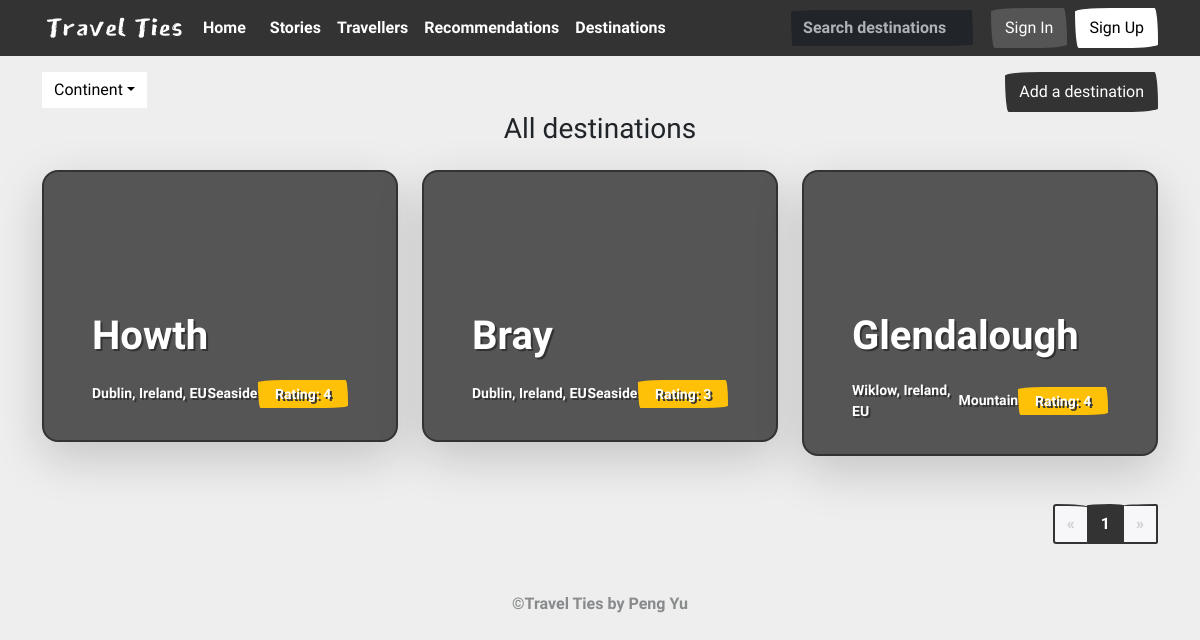
/destinations_all/, run on an earlier commit of the app's database.
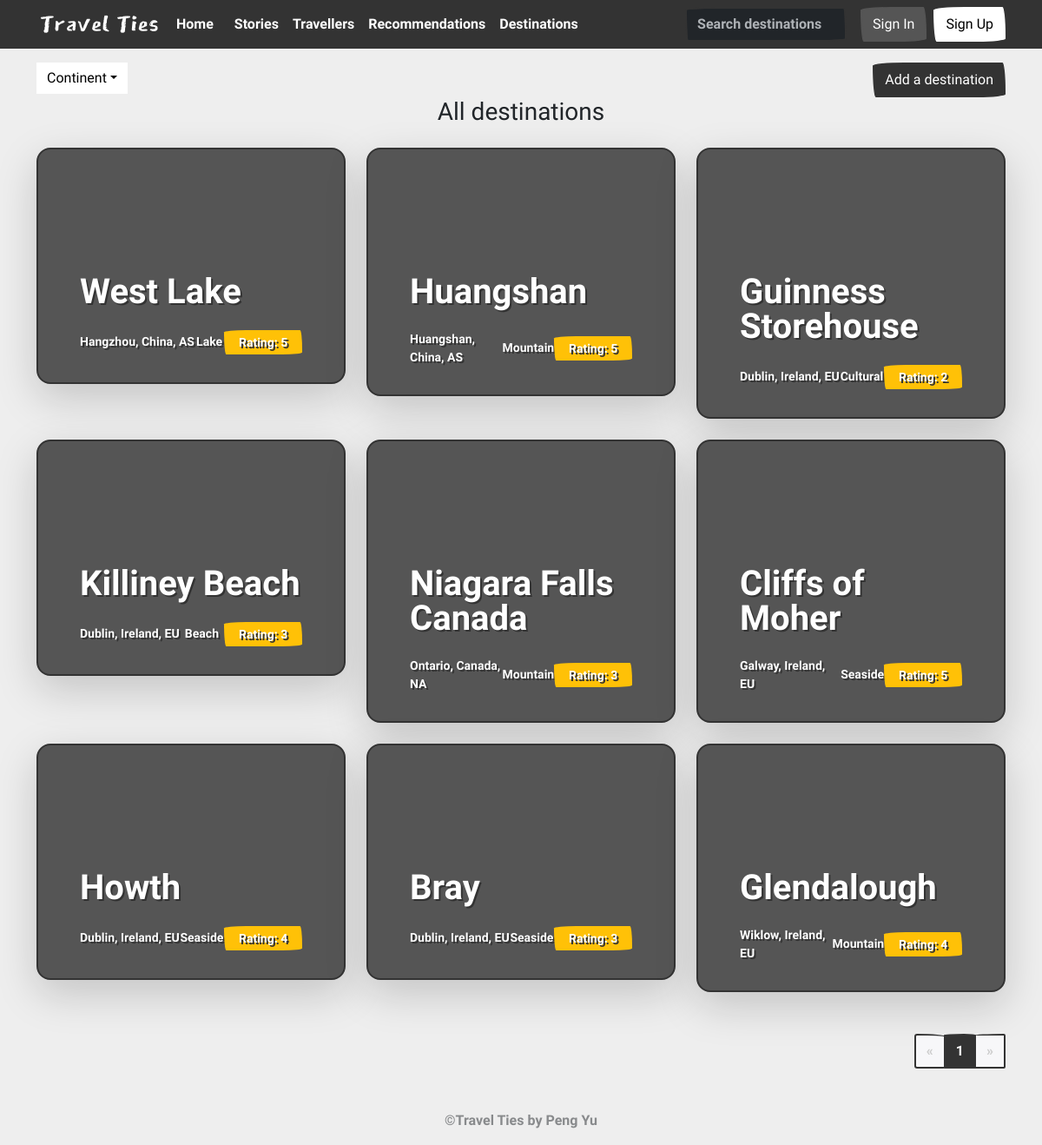
And on a later commit of the database.
### app/models.py (models this page shows, shortened)
class Destination(models.Model):
    user = models.ForeignKey(UserProfile, on_delete=models.CASCADE)
    title = models.CharField(max_length=255)
    type = models.CharField(max_length=100, blank=True)
    content = models.TextField()
    images = models.ManyToManyField(Image)
    created_at = models.DateTimeField(auto_now_add=True)
    rating = models.IntegerField(default=0)
    CONTINENT_CHOICES = (
        ('NA', 'North America'),
        ('SA', 'South America'),
        ('EU', 'Europe'),
        ('AS', 'Asia'),
        ('AF', 'Africa'),
        ('OC', 'Oceania'),
        ('AN', 'Antarctica'),
    )
    continent = models.CharField(max_length=2, choices=CONTINENT_CHOICES)
    country = models.CharField(max_length=255)
    city = models.CharField(max_length=255)
    class Meta:
        ordering = ['-created_at']

class Image(models.Model):
    title = models.CharField(max_length=50, null=True, blank=True)
    description = models.CharField(max_length=255, null=True, blank=True)
    url = models.URLField()
    sort = models.IntegerField(default=0)
    IMAGE_CHOICES = (
        ('A', 'avatar'),
        ('P', 'post')
    )
    type = models.CharField(max_length=1, choices=IMAGE_CHOICES, default='P')
    class Meta:
        ordering = ['sort']

### app/views.py (the view, shortened to what this page needs)
# urls.py: path('destinations_all/', views.DestinationAllListView.as_view(),
class DestinationAllListView(FilterView):
    template_name = "destinations-all.html"
    model = models.Destination
    context_object_name = "destinations"
    paginate_by = 10
    filterset_class = filters.DestinationFilter
    def get_context_data(self, **kwargs):
        context = super().get_context_data(**kwargs)
        context['top10'] = models.Destination.objects.all().order_by(
            '-rating')[:6]
        context['bottom10'] = models.Destination.objects.all().order_by(
            'rating')[:6]
        return context

### app/templates/destinations-all.html (shortened to what this page needs)
{% extends "base.html" %}
{% block main %}
    <main>
        <div class="container mt-3 d-flex justify-content-between">
            <div class="dropdown">
                <button class="btn btn-light dropdown-toggle"
                        style="border: #eeeeee;
                               border-radius: 0%"
                        type="button"
                        id="continent_dropdown"
                        data-bs-toggle="dropdown"
                        aria-expanded="false">Continent</button>
            </div>
            <a href="{% url 'destination_create' %}"><button class="btn btn-primary">Add a destination</button></a>
        </div>
        <div class="container pb-3" id="custom-cards">
            <h3 class="text-center">All destinations</h3>
            <div class="row row-cols-1 row-cols-lg-3 align-items-stretch g-4 pb-5 pt-3">
                {% for destination in destinations %}
                        <div class="col">
                            <a class="nav-link" href="{% url 'destination_detail' destination.id %}">
                            <div class="card card-cover h-100 overflow-hidden text-bg-dark rounded-4 shadow-lg"
                                 style="background-image: url('{{ destination.images.first.url }}');
                                        background-size: cover;
                                        text-shadow: 2px 2px #333333">
                                <div class="d-flex flex-column h-100 p-5 pb-3 text-white text-shadow-1">
                                    <h3 class="pt-5 mt-5 mb-4 display-6 lh-1 fw-bold">{{ destination.title }}</h3>
                                    <ul class="d-flex list-unstyled mt-auto justify-content-between">
                                        <li class="d-flex align-items-center">
                                            <small>{{ destination.city }}, {{ destination.country }}, {{ destination.continent }}</small>
                                        </li>
                                        <li class="d-flex align-items-center">
                                            <small>{{ destination.type }}</small>
                                        </li>
                                        <li class="d-flex align-items-center">
                                            <span class="badge text-bg-warning" style="font-size: 14px;">Rating: {{destination.rating}}</span>
                                        </li>
                                    </ul>
                                </div>
                            </div>
                        </a>
                    </div>
                {% endfor %}
            </div>
            <div class="d-flex justify-content-end">
                <div class="float-right">
                    <ul class="pagination pagination-md">
                        {% if page_obj.has_previous %}
                            <li class="page-item">
                                <a class="page-link" href="?page={{ page_obj.previous_page_number }}">&laquo;</a>
                            </li>
                        {% elif not page_obj.has_previous %}
                            <li class="page-item disabled">
                                <a class="page-link" href="#">&laquo;</a>
                            </li>
                        {% endif %}
                        {% for page in page_obj.paginator.page_range %}
                            {% if page == page_obj.number %}
                                <li class="page-item active">
                                    <a class="page-link" href="?page={{ page }}">{{ page }}</a>
                                </li>
                            {% elif page != page_obj.number %}
                                <li class="page-item">
                                    <a class="page-link" href="?page={{ page }}">{{ page }}</a>
                                </li>
                            {% endif %}
                        {% endfor %}
                        {% if page_obj.has_next %}
                            <li class="page-item">
                                <a class="page-link" href="?page={{ page_obj.next_page_number }}">&raquo;</a>
                            </li>
                        {% elif not page_obj.has_next %}
                            <li class="page-item disabled">
                                <a class="page-link" href="#">&raquo;</a>
                            </li>
                        {% endif %}
                    </ul>
                </div>
            </div>
        </div>
    </main>
{% endblock main %}

### app/templates/base.html (shortened to what this page needs)
<!DOCTYPE html>
<html lang="en">
  <head>
    <link rel="stylesheet"
          href="https://cdn.jsdelivr.net/npm/bootswatch@5.3.3/dist/sketchy/bootstrap.min.css">
    <link rel="stylesheet" href="https://cdn.jsdelivr.net/npm/@docsearch/css@3">
    <link href="https://cdn.jsdelivr.net/npm/quill@2.0.0-rc.2/dist/quill.snow.css"
          rel="stylesheet" />
  </head>
  <body>
    {% include "header.html" %}
    {% block main %}
    {% endblock main %}
    {% include "footer.html" %}
    <div class="toast-container position-fixed bottom-0 end-0 p-3">
    </div>
  </body>
</html>

### app/templates/header.html (shortened to what this page needs)
{% load static %}
<header class="p-2 mb-3 bg-primary" data-bs-theme="dark">
    <div class="container">
        <div class="d-flex flex-wrap align-items-center justify-content-center justify-content-lg-start">
            <a class="navbar-brand" href="/" style="color: #ffffff">
                <img height="30" src="{% static 'app/images/logo.png' %}" />
            </a>
            <ul class="nav col-12 col-lg-auto me-lg-auto mb-2 justify-content-center mb-md-0">
                <li>
                    <a href="/" class="nav-link active link-body-emphasis">Home</a>
                </li>
                <li>
                    <a href="/posts" class="nav-link px-2 link-body-emphasis">Stories</a>
                </li>
                <li>
                    <a href="/users" class="nav-link px-2 link-body-emphasis">Travellers</a>
                </li>
                <li>
                    <a href="/destinations" class="nav-link px-2 link-body-emphasis">Recommendations</a>
                </li>
                <li>
                    <a href="/destinations_all" class="nav-link px-2 link-body-emphasis">Destinations</a>
                </li>
            </ul>
            <form method="get"
                  action="{% url 'destination_list' %}"
                  class="col-12 col-lg-2 mb-3 mb-lg-0 me-lg-3"
                  role="search">
                <input type="search"
                       name="title__contains"
                       class="form-control"
                       placeholder="Search destinations..."
                       aria-label="Search">
            </form>
            {% if not user.is_authenticated %}
                <button class="btn btn-secondary">
                    <a class="nav-link" href="{% url 'signin' %}">Sign In</a>
                </button>
                <button class="btn btn-light ms-2">
                    <a class="nav-link" href="{% url 'signup' %}">Sign Up</a>
                </button>
            {% endif %}
        </div>
    </div>
</header>

### app/templates/footer.html
<div class="container">
    <footer class="text-center mt-3 mb-3 text-body-tertiary">
        &copy;Travel Ties by Peng Yu
    </footer>
</div>

What changed in the data, as far as the page shows it:
added Destination: title "West Lake", city "Hangzhou", country "China", continent "AS", type "Lake", rating "5"
added Destination: title "Huangshan", city "Huangshan", country "China", continent "AS", type "Mountain", rating "5"
added Destination: title "Guinness Storehouse", city "Dublin", country "Ireland", continent "EU", type "Cultural", rating "2"
added Destination: title "Killiney Beach", city "Dublin", country "Ireland", continent "EU", type "Beach", rating "3"
added Destination: title "Niagara Falls Canada", city "Ontario", country "Canada", continent "NA", type "Mountain", rating "3"
added Destination: title "Cliffs of Moher", city "Galway", country "Ireland", continent "EU", type "Seaside", rating "5"
